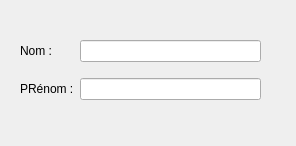
<?xml version="1.0" encoding="UTF-8"?>
<ui version="4.0">
 <class>IHM</class>
 <widget class="QWidget" name="IHM">
  <property name="geometry">
   <rect>
    <x>0</x>
    <y>0</y>
    <width>296</width>
    <height>146</height>
   </rect>
  </property>
  <property name="windowTitle">
   <string>IHM</string>
  </property>
  <widget class="QWidget" name="gridLayoutWidget">
   <property name="geometry">
    <rect>
     <x>20</x>
     <y>30</y>
     <width>241</width>
     <height>80</height>
    </rect>
   </property>
   <layout class="QGridLayout" name="gridLayout">
    <item row="0" column="0">
     <widget class="QLabel" name="label">
      <property name="text">
       <string>Nom : </string>
      </property>
     </widget>
    </item>
    <item row="1" column="0">
     <widget class="QLabel" name="label_2">
      <property name="text">
       <string>PRénom :</string>
      </property>
     </widget>
    </item>
    <item row="0" column="1">
     <widget class="QLineEdit" name="lineEdit"/>
    </item>
    <item row="1" column="1">
     <widget class="QLineEdit" name="lineEdit_2"/>
    </item>
   </layout>
  </widget>
 </widget>
 <resources/>
 <connections/>
</ui>
